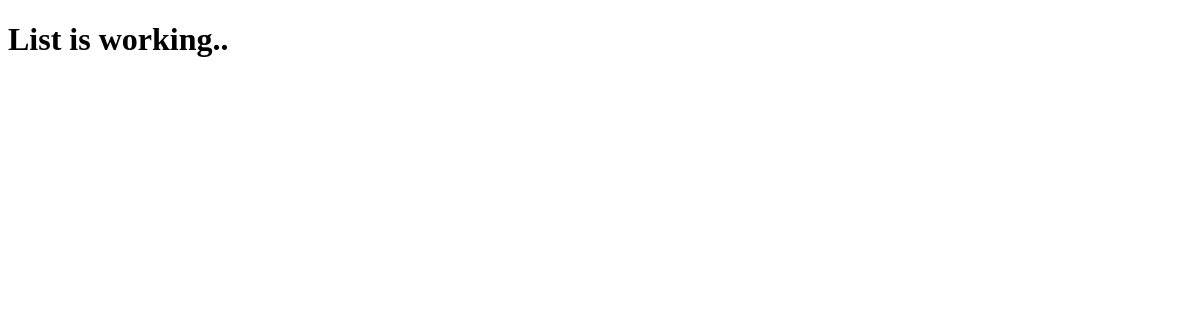
/posts/, run on an earlier commit of the app's database.
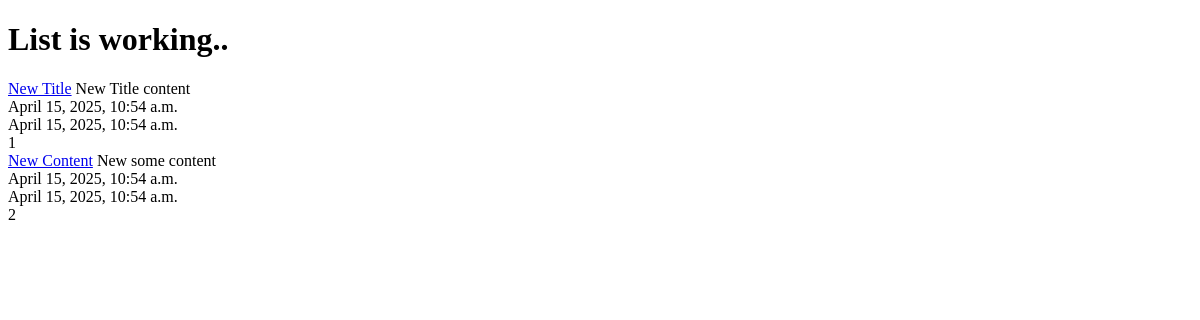
And on a later commit of the database.
### posts/models.py (models this page shows, shortened)
class Post(models.Model):
     title = models.CharField(max_length=120)
     content = models.TextField()
     updated = models.DateTimeField(auto_now=True, auto_now_add=False)
     timestamp = models.DateTimeField(auto_now=False, auto_now_add=True)

### posts/views.py (the view)
# urls.py: path('',views.post_list),
def post_list(request): #list items
     queryset=Post.objects.all()
     context={
          "object_list":queryset,
          "title":"List"
     }
     return render(request,'index.html',context)

### templates/index.html (shortened to what this page needs)
<!DOCTYPE html>
<html lang="en">
<head>
</head>
<body>
    <h1>{{title}} is working..</h1>
    {% for obj in object_list %}
   <a href="{% url 'detail' obj.id %}">{{ obj.title }}</a>
    {{ obj.content }}<br/>
    {{ obj.timestamp }}<br/>
    {{ obj.updated }}<br/>
    {{ obj.id }}<br/>
    {% endfor %}
</body>
</html>

What changed in the data, as far as the page shows it:
added Post: title "New Title", content "New Title content", timestamp "April 15, 2025, 10:54 a.m.", updated "April 15, 2025, 10:54 a.m.", id "1"
added Post: title "New Content", content "New some content", timestamp "April 15, 2025, 10:54 a.m.", updated "April 15, 2025, 10:54 a.m.", id "2"
